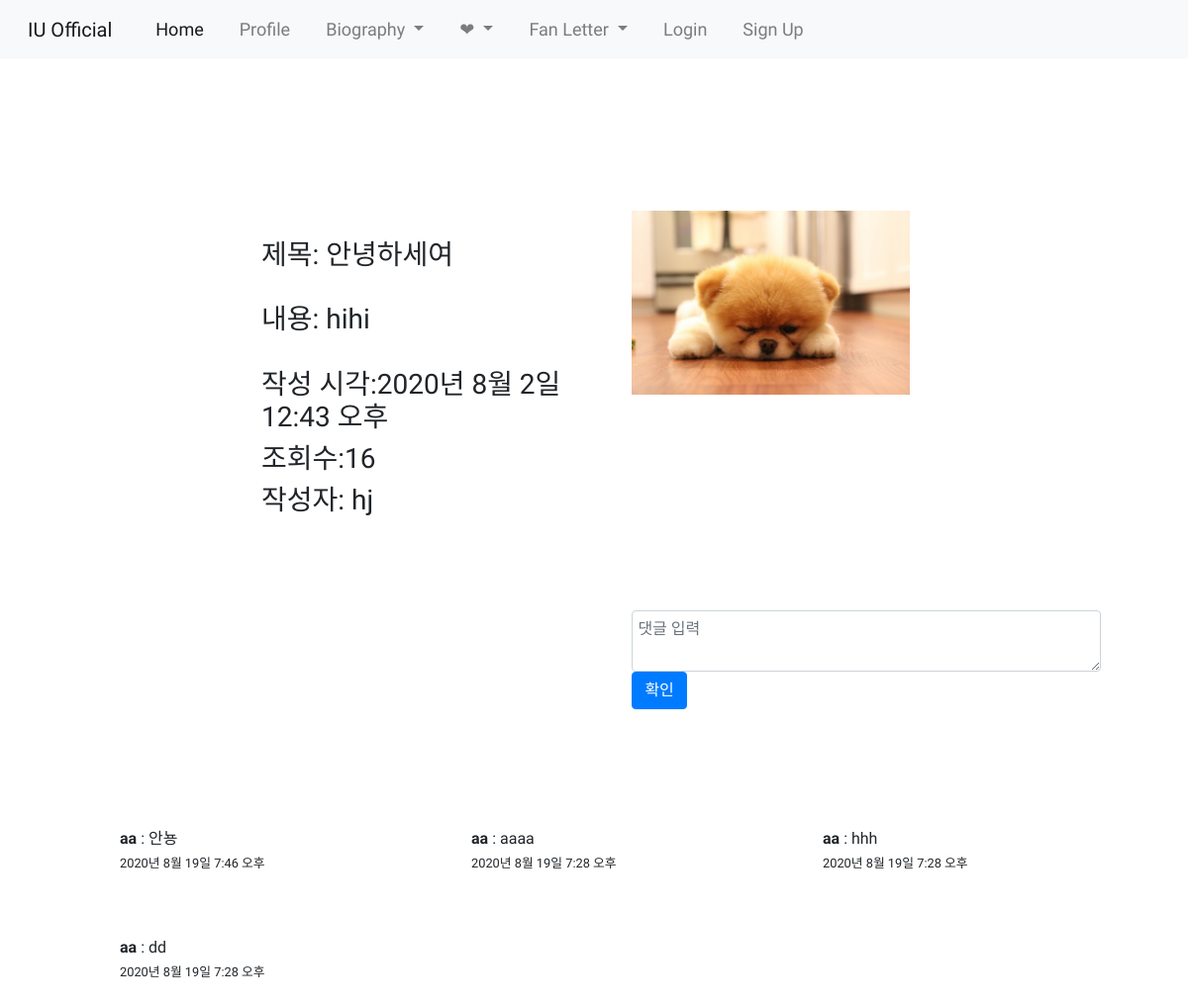
The page /posts/show/30/ on the database its author committed.
### posts/models.py (models this page shows)
class Post (models.Model):
    title = models.CharField(max_length=50, null=False)
    content = models.TextField()
    view_count = models.IntegerField(default=0)
    image = models.ImageField(upload_to='images/', null=True)
    created_at = models.DateTimeField(auto_now_add=True)
    updated_at = models.DateTimeField(auto_now=True)
    user = models.ForeignKey(User, on_delete=models.CASCADE, null=True)

class Comment(models.Model):
    content = models.TextField()
    user = models.ForeignKey(User, on_delete = models.CASCADE)
    post = models.ForeignKey(Post, on_delete = models.CASCADE, related_name='comments')
    created_at = models.DateTimeField(auto_now_add=True)
    updated_at = models.DateTimeField(auto_now=True)

### posts/views.py (the view)
# urls.py: path('show/<int:id>/', show, name="show"),
def show(request, id):
    post = get_object_or_404(Post, pk=id)
    post.view_count = post.view_count +1
    post.save()
    all_comments = post.comments.all().order_by('-created_at')  ### -는 내림차순
    return render(request, 'posts/show.html', {"post":post, 'comments':all_comments})

### posts/templates/posts/show.html (shortened to what this page needs)
{% extends 'base.html' %}
{% load static %}
{% block content %}
{% include 'shared/navbar.html'%}
<div id="detail">
    <div id="detailcontents">
        <h3>제목: {{post.title}}</h3><br>
        <h3>내용: {{post.content}}</h3><br>
        <h3>작성 시각:{{post.created_at}}</h3>
        <h3>조회수:{{post.view_count}}</h3>
        {% if post.user %}
            {% if post.user.username == 'user' %}
            <h3>작성자: {{post.user.last_name}} {{post.user.first_name}}</h3>
            {% else %}
            <h3>작성자: {{post.user}}</h3><br>
            {% endif %}
        {% else %}
        <h3>작성자: 알 수 없음</h3><br>
        {% endif %}
        <br>
        <br>
    </div>
    <div id="pic">
        {% if post.image %}
             <img src="{{ post.image.url }}" alt="사진" width="30%" height="30%">
        {% endif %}
    </div>
</div>
<div class="container mt-5">
    <form class="form-row" action="{% url 'posts:create_comment' post.id %}" method="POST" >
        <textarea class="form-control col-11 mr-2" name="content" placeholder="댓글 입력"></textarea>
        <input type="submit" class="btn btn-primary" value="확인">
    </form>
</div>
<div class="container mt-5 mb-5">
    {% for comment in comments %}
    <div class="card">
        <div class="card-body">
            <b>{{comment.user}}</b> : {{comment.content}}<br>
            <small> {{comment.created_at}} </small>
        </div>
    </div>
    {% endfor %}
</div>
{% endblock %}

### myblog/static/css/style.css (style rules this page uses)
html, body { margin:0; padding:0; }
.card { padding-top: 20px; width: 300px; height: 400px; display: flex; margin-left: 55px; justify-content: center; float: left; border-color: white; font-family: 'Poor Story', cursive; }
.container { padding-top: 30px; font-family: 'Yeon Sung', cursive; }
.container form { padding-top: 20px; }
.card { height: 0%; border-color: transparent; background-color: transparent; }
.card-body { font-family: 'Gamja Flower', cursive; }
#detail { padding-top: 5%; padding-left: 22%; padding-bottom: 10%; font-family: 'Yeon Sung', cursive; }
#detailcontents { float: left; width: 40%; padding-top: 13%; padding-right: 50px; }
#detailcontents h3 { word-break: break-all; }
#pic { padding-top: 10%; }

### rows shown on the page
Post: title "안녕하세여", content "hihi", created_at "2020년 8월 2일 12:43 오후", view_count "16", user "hj", image (picture)
Comment: user "aa", content "안뇽", created_at "2020년 8월 19일 7:46 오후"
Comment: user "aa", content "aaaa", created_at "2020년 8월 19일 7:28 오후"
Comment: user "aa", content "hhh", created_at "2020년 8월 19일 7:28 오후"
Comment: user "aa", content "dd", created_at "2020년 8월 19일 7:28 오후"
